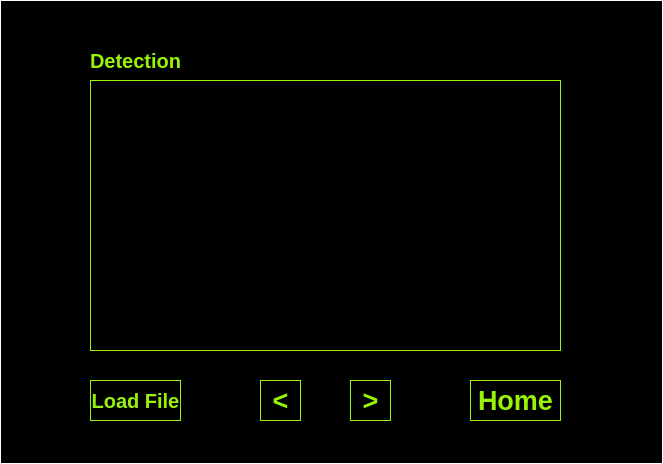
<?xml version="1.0" encoding="UTF-8"?>
<ui version="4.0">
 <class>detectionForm</class>
 <widget class="QWidget" name="detectionForm">
  <property name="geometry">
   <rect>
    <x>0</x>
    <y>0</y>
    <width>663</width>
    <height>464</height>
   </rect>
  </property>
  <property name="windowTitle">
   <string>Detection</string>
  </property>
  <property name="styleSheet">
   <string notr="true">background-color : black; Color : rgb(152,243,6); border:1px solid white</string>
  </property>
  <widget class="QPushButton" name="previous">
   <property name="geometry">
    <rect>
     <x>260</x>
     <y>380</y>
     <width>41</width>
     <height>41</height>
    </rect>
   </property>
   <property name="font">
    <font>
     <pointsize>20</pointsize>
     <weight>75</weight>
     <bold>true</bold>
    </font>
   </property>
   <property name="styleSheet">
    <string notr="true">background-color : black; Color : rgb(152,243,6); border : 1px solid rgb(152,243,6)</string>
   </property>
   <property name="text">
    <string>&lt;</string>
   </property>
  </widget>
  <widget class="QPushButton" name="next">
   <property name="geometry">
    <rect>
     <x>350</x>
     <y>380</y>
     <width>41</width>
     <height>41</height>
    </rect>
   </property>
   <property name="font">
    <font>
     <pointsize>20</pointsize>
     <weight>75</weight>
     <bold>true</bold>
    </font>
   </property>
   <property name="styleSheet">
    <string notr="true">background-color : black; Color : rgb(152,243,6); border : 1px solid rgb(152,243,6)</string>
   </property>
   <property name="text">
    <string>&gt;</string>
   </property>
  </widget>
  <widget class="QPushButton" name="load_btn">
   <property name="geometry">
    <rect>
     <x>90</x>
     <y>380</y>
     <width>91</width>
     <height>41</height>
    </rect>
   </property>
   <property name="font">
    <font>
     <pointsize>15</pointsize>
     <weight>75</weight>
     <bold>true</bold>
    </font>
   </property>
   <property name="styleSheet">
    <string notr="true">background-color : black; Color : rgb(152,243,6); border : 1px solid rgb(152,243,6)</string>
   </property>
   <property name="text">
    <string>Load File</string>
   </property>
  </widget>
  <widget class="QPushButton" name="home">
   <property name="geometry">
    <rect>
     <x>470</x>
     <y>380</y>
     <width>91</width>
     <height>41</height>
    </rect>
   </property>
   <property name="font">
    <font>
     <pointsize>20</pointsize>
     <weight>75</weight>
     <bold>true</bold>
    </font>
   </property>
   <property name="styleSheet">
    <string notr="true">background-color : black; Color : rgb(152,243,6); border : 1px solid rgb(152,243,6)</string>
   </property>
   <property name="text">
    <string>Home</string>
   </property>
  </widget>
  <widget class="QLabel" name="img_area">
   <property name="geometry">
    <rect>
     <x>90</x>
     <y>80</y>
     <width>471</width>
     <height>271</height>
    </rect>
   </property>
   <property name="font">
    <font>
     <pointsize>20</pointsize>
     <weight>75</weight>
     <bold>true</bold>
    </font>
   </property>
   <property name="styleSheet">
    <string notr="true">background-color : black; Color : rgb(152,243,6); border : 1px solid rgb(152,243,6)</string>
   </property>
   <property name="text">
    <string/>
   </property>
   <property name="alignment">
    <set>Qt::AlignCenter</set>
   </property>
  </widget>
  <widget class="QScrollArea" name="scrollArea">
   <property name="geometry">
    <rect>
     <x>90</x>
     <y>80</y>
     <width>471</width>
     <height>271</height>
    </rect>
   </property>
   <property name="styleSheet">
    <string notr="true">background-color: white; border: 1px solid black</string>
   </property>
   <property name="widgetResizable">
    <bool>true</bool>
   </property>
   <widget class="QWidget" name="scrollAreaWidgetContents">
    <property name="geometry">
     <rect>
      <x>0</x>
      <y>0</y>
      <width>469</width>
      <height>269</height>
     </rect>
    </property>
   </widget>
  </widget>
  <widget class="QLabel" name="status">
   <property name="geometry">
    <rect>
     <x>90</x>
     <y>50</y>
     <width>151</width>
     <height>21</height>
    </rect>
   </property>
   <property name="font">
    <font>
     <pointsize>15</pointsize>
     <weight>75</weight>
     <bold>true</bold>
    </font>
   </property>
   <property name="styleSheet">
    <string notr="true">background-color : black; Color : rgb(152,243,6); border : 0px</string>
   </property>
   <property name="text">
    <string>Detection</string>
   </property>
  </widget>
  <zorder>scrollArea</zorder>
  <zorder>img_area</zorder>
  <zorder>previous</zorder>
  <zorder>next</zorder>
  <zorder>load_btn</zorder>
  <zorder>home</zorder>
  <zorder>status</zorder>
 </widget>
 <resources/>
 <connections/>
</ui>
